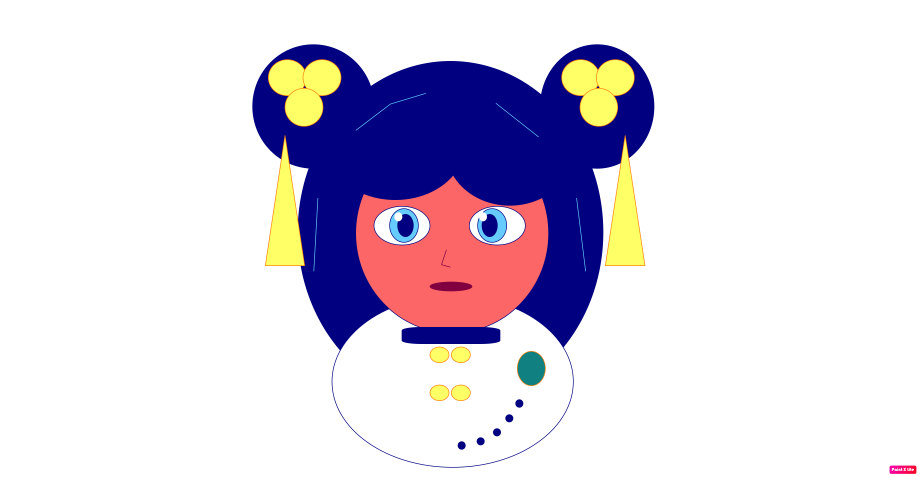
#> input picture paintx-blue-cosplay-sketch.png, 2759 x 1430 px (shown at 1/3 size)
$ python render_color_science_sheet.py ../paintx-blue-cosplay-sketch.png out   (older library calls are emulated)
#> lines starting #> are read from the running program, lines starting #| are printed output that depends on the picture
#> in main, photo is the input picture: shape (1430, 2759, 3); mean B, G, R 225.8, 212.1, 218.3
### retouch/color_science.py
"""Oklab color space converters and skin-tone measurement utilities.

Provides vectorized Oklab/OKLCh conversions using the standard Björn Ottosson
matrices, plus continuous tone observations and chroma variance metrics.

Discrete Fitzpatrick helpers remain only for historical QA parity. They are not
used to select a recipe or a beauty treatment.
"""

from __future__ import annotations

import cv2
from dataclasses import dataclass
from typing import Any, Dict, Optional

import numpy as np


# Oklab conversion matrices (Björn Ottosson standard from oklab.com)
# Linear RGB to LMS (M1)
_OKLAB_M1 = np.array([
    [0.4121656, 0.5362752, 0.0514575],
    [0.2118591, 0.6807189, 0.1074220],
    [0.0883024619, 0.2817188336, 0.6299787005],
], dtype=np.float32)

# Cube-root LMS to Oklab (M2)
_OKLAB_M2 = np.array([
    [0.2104542, 0.7936177, -0.0040720],
    [1.9779985, -2.4285922, 0.4505937],
    [0.0259040, 0.7827717, -0.8086757],
], dtype=np.float32)

# Precompute inverses
_OKLAB_M1_INV = np.linalg.inv(_OKLAB_M1)
_OKLAB_M2_INV = np.linalg.inv(_OKLAB_M2)


def _build_srgb_eotf_lut() -> np.ndarray:
    """256-entry sRGB EOTF LUT, indexed by raw uint8 value.

    Computed with the identical float32 expression used by the elementwise
    path, so ``linear_from_u8_lut[u8]`` is bit-exact with the ``np.where``
    formula applied to ``u8 / 255.0``.
    """
    levels = np.arange(256, dtype=np.float32) / np.float32(255.0)
    return np.where(
        levels <= 0.04045,
        levels / np.float32(12.92),
        np.power((levels + np.float32(0.055)) / np.float32(1.055), np.float32(2.4)),
    ).astype(np.float32)


_SRGB_EOTF_LUT = _build_srgb_eotf_lut()


def bgr_to_oklab(img_bgr: np.ndarray) -> np.ndarray:
    """Convert BGR to float32 Oklab color space.

    Uses the standard Oklab matrices from Björn Ottosson's work.
    Applies sRGB EOTF, linear-to-LMS, then cube-root transform.

    Dtype-aware: accepts uint8 BGR or float32 BGR in [0, 255]. The float32
    path avoids the uint8 quantization step (E1 float path); the uint8 path
    is byte-identical to the previous implementation.

    Args:
        img_bgr: (H, W, 3) uint8 BGR image, or float32 BGR in [0, 255].

    Returns:
        (H, W, 3) float32 Oklab image with L ∈ [0, 1], a/b ∈ [-0.4, 0.4].
    """
    is_float = img_bgr.dtype == np.float32
#> is_float = False
    if is_float:
        img_rgb = np.clip(img_bgr[..., ::-1], 0.0, 255.0).astype(np.float32) * (1.0 / 255.0)
        # sRGB EOTF (inverse companding)
        img_linear = np.where(
            img_rgb <= 0.04045,
            img_rgb / 12.92,
            np.power((img_rgb + 0.055) / 1.055, 2.4),
        )
    else:
        # uint8 input: only 256 distinct values, so the EOTF is a table
        # lookup (bit-exact with the elementwise formula above).
        img_rgb_u8 = img_bgr[..., ::-1]
        img_linear = _SRGB_EOTF_LUT[img_rgb_u8]

    # Linear RGB -> LMS (via M1)
    lms = np.dot(img_linear, _OKLAB_M1.T)

    # Cube root
    lms_cbrt = np.cbrt(np.maximum(lms, 0.0))

    # cbrt(LMS) -> Oklab (via M2)
    oklab = np.dot(lms_cbrt, _OKLAB_M2.T)

    return oklab


def oklab_to_bgr(oklab: np.ndarray, float32_out: bool = False) -> np.ndarray:
    """Convert float32 Oklab to BGR color space.

    Inverts bgr_to_oklab via M2_inv, cube, M1_inv, and sRGB companding.

    Args:
        oklab: (H, W, 3) float32 Oklab image.
        float32_out: If True, return float32 [0, 255] (E1 float path — no
            uint8 quantization). Default False returns uint8.

    Returns:
        (H, W, 3) uint8 BGR image clipped to [0, 255], or float32 if
        ``float32_out=True``.
    """
    # Oklab -> cbrt(LMS) (via M2_inv)
    lms_cbrt = np.dot(oklab, _OKLAB_M2_INV.T)

    # Cube (inverse of cbrt). Kept as np.power (not x*x*x) for bit-exactness
    # with the legacy output — this is the final pixel-value cube, called
    # once per image, so the multiply's speed win isn't worth losing that.
    lms = np.power(lms_cbrt, 3.0)

    # LMS -> linear RGB (via M1_inv)
    img_linear = np.dot(lms, _OKLAB_M1_INV.T)
    img_linear = np.clip(img_linear, 0.0, 1.0)

    # sRGB companding
    img_rgb = np.where(
        img_linear <= 0.0031308,
        12.92 * img_linear,
        1.055 * np.power(img_linear, 1.0 / 2.4) - 0.055,
    )

    # RGB -> BGR and scale to [0, 255]
    img_bgr = img_rgb[..., ::-1]
    out = np.clip(img_bgr * 255.0, 0, 255)
    if float32_out:
        return np.ascontiguousarray(out, dtype=np.float32)
    return out.astype(np.uint8)


def oklab_to_oklch(oklab: np.ndarray) -> np.ndarray:
    """Convert Oklab (L, a, b) to OKLCh (L, C, h).

    Args:
        oklab: (H, W, 3) float32 Oklab with L, a, b channels.

    Returns:
        (H, W, 3) float32 OKLCh with L, C, h (hue in degrees [0, 360)).
    """
    L = oklab[..., 0]
    a = oklab[..., 1]
    b = oklab[..., 2]

    C = np.sqrt(a**2 + b**2)
    h = np.degrees(np.arctan2(b, a)) % 360.0

    oklch = np.stack([L, C, h], axis=-1)
    return oklch.astype(np.float32)


def oklch_to_oklab(oklch: np.ndarray) -> np.ndarray:
    """Convert OKLCh (L, C, h) to Oklab (L, a, b).

    Args:
        oklch: (H, W, 3) float32 OKLCh with L, C, h (hue in degrees).

    Returns:
        (H, W, 3) float32 Oklab.
    """
    L = oklch[..., 0]
    C = oklch[..., 1]
    h = np.radians(oklch[..., 2])

    a = C * np.cos(h)
    b = C * np.sin(h)

    oklab = np.stack([L, a, b], axis=-1)
    return oklab.astype(np.float32)


# [160 lines left out: functions apply_abney_hue_correction, invert_abney_hue_correction, find_gamut_intersection_srgb, find_gamut_intersection_p3, find_gamut_intersection_rec2020, compress_chroma_gamut, not called in this run]


@dataclass
class SkinState:
    """Measured skin tone state in OKLCh color space.

    Attributes:
        L_mean: Mean lightness [0, 1].
        C_mean: Mean chroma [0, ~0.4].
        C_std: Standard deviation of chroma.
        h_mean: Circular mean hue [0, 360) degrees.
    """

    L_mean: float
    C_mean: float
    C_std: float
    h_mean: float


@dataclass(frozen=True)
class ToneObservation:
    """Continuous, uncertainty-aware tone evidence for QA and diagnostics.

    Values are measured from the supplied photograph, not mapped to a
    demographic category. Highlight and shadow coverage are reported because
    they make apparent skin color less reliable under difficult lighting.
    ``confidence`` is a measurement-quality signal only and must not select a
    recipe.
    """

    L_mean: float
    a_mean: float
    b_mean: float
    ita_mean: float
    ita_std: float
    texture_std: float
    valid_fraction: float
    highlight_fraction: float
    shadow_fraction: float
    uncertainty: float
    confidence: float

    # [151 lines left out: functions to_dict, measure_tone_observation, measure_skin_state, not called in this run]


# Preferred skin-color loci per tone class (from literature on preferred reproduction)
SKIN_LOCI: Dict[str, Dict[str, float]] = {
    # C_targets measured post-OKLab-matrix-fix on real portraits (DSCF
    # corpus: skin C median 0.0435-0.0490) plus swatch headroom (~+15%).
    # The previous 0.085/0.105/0.125 seeds were literature guesses that
    # predate the matrix fix; 0.125 also sat OUTSIDE the sRGB gamut at the
    # deep locus operating point (C_max ~= 0.12 at L=0.50, h=58), so the
    # chroma pull could never reach it and clipped into hue shift instead.
    "fair": {
        "L_min": 0.72,
        "h_target": 45.0,
        "C_target": 0.058,
    },
    "tan": {
        "L_min": 0.55,
        "L_max": 0.72,
        "h_target": 52.0,
        "C_target": 0.068,
    },
    "deep": {
        "L_max": 0.55,
        "h_target": 58.0,
        "C_target": 0.055,
    },
}


# [14 lines left out: function skin_chroma_std, not called in this run]


def _oklab_to_linear_rgb(oklab: np.ndarray) -> np.ndarray:
    """Oklab -> linear RGB (unclipped, float32). Internal helper for gamut tests."""
    lms_cbrt = np.dot(oklab, _OKLAB_M2_INV.T)
    lms = np.power(lms_cbrt, 3.0)
    rgb = np.dot(lms, _OKLAB_M1_INV.T)
    return rgb.astype(np.float32)


def find_gamut_intersection(oklab: np.ndarray, eps: float = 1e-6, max_iter: int = 20) -> np.ndarray:
    """Per-pixel max in-gamut chroma C_max(L, h) in OKLab.

    For each pixel, holding L and hue fixed, bisection searches the largest
    chroma whose OKLab->linear-sRGB conversion stays inside [0, 1]. This is the
    standard Björn Ottosson reference method: monoticity of out-of-gamut-ness
    in chroma makes bisection exact. Upper bound 0.5 covers the full sRGB
    gamut (max sRGB chroma ~0.43), so the bracket is always valid.

    Args:
        oklab: (H, W, 3) float32 Oklab.
        eps: Bisection tolerance on chroma.
        max_iter: Maximum bisection iterations.

    Returns:
        (H, W) float32 C_max per pixel (0.0 for extreme L).
    """
#> called with eps = 1e-06, max_iter = 20
    L = oklab[..., 0]
    a = oklab[..., 1]
    b = oklab[..., 2]
    hue = np.arctan2(b, a)
    cos_h = np.cos(hue).astype(np.float32)
    sin_h = np.sin(hue).astype(np.float32)

    lo = np.zeros_like(L, dtype=np.float32)
    hi = np.full_like(L, 0.5, dtype=np.float32)
    valid = (L > 0.0) & (L < 1.0)
#> valid: shape (360, 1080) bool; every value is 1

    def _in_gamut(C: np.ndarray) -> np.ndarray:
        cand = np.stack([L, C * cos_h, C * sin_h], axis=-1).astype(np.float32)
        rgb = _oklab_to_linear_rgb(cand)
        return np.all((rgb >= -1e-4) & (rgb <= 1.0 + 1e-4), axis=-1)

    for _ in range(int(max_iter)):
        mid = 0.5 * (lo + hi)
        ing = _in_gamut(mid)
        lo = np.where(ing & valid, mid, lo)
        hi = np.where((~ing) & valid, mid, hi)
        span = float(np.max(hi - lo))
        if span < eps:
            break
#> this loop made 19 passes
#> span on passes 1 to 12: 0.25, 0.125, 0.0625, 0.0312, 0.0156, 0.00781, 0.00391, 0.00195, 0.000977, 0.000488, 0.000244, 0.000122
#> pass 1, in _oklab_to_linear_rgb, `rgb = np.dot(lms, _OKLAB_M1_INV.T)`:
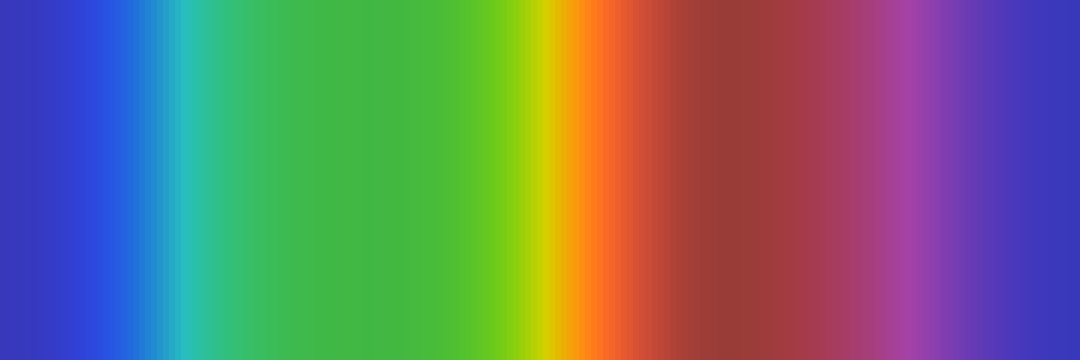
#> rgb: shape (360, 1080, 3) float32; mean of channels 0, 1, 2 0.411, 0.451, 0.414; drawn with min black and max white
#> after the loop:
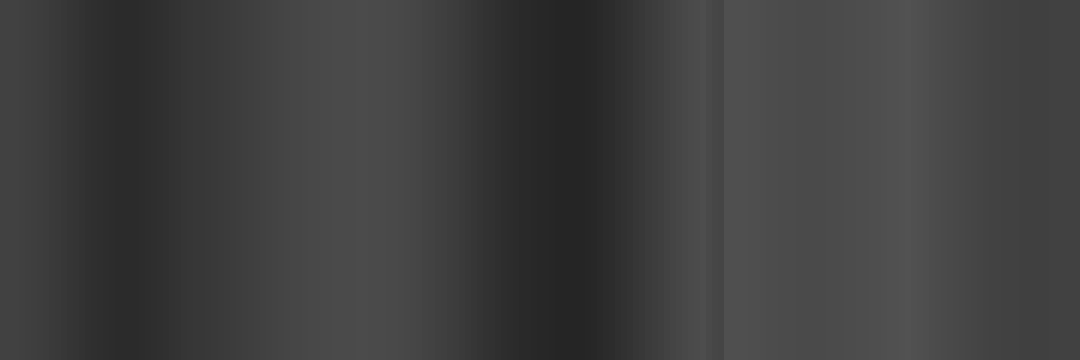
#> hi: shape (360, 1080) float32; min 0.145, max 0.322, mean 0.248
    return lo.astype(np.float32)


# [51 lines left out: function gamut_compress, not called in this run]


def apply_subtractive_saturation(img_bgr: np.ndarray, amount: float) -> np.ndarray:
    """Film-density (subtractive) saturation in perceptual OKLCh space.

    Boosts chroma while *darkening in proportion to chroma* -- the defining
    trait of subtractive (CMY dye) saturation, where denser dye layers both
    intensify colour and absorb more light. The work is done in OKLCh so that:

    * **Hue is locked.** Only C (chroma) and L (lightness) move; ``h`` is
      carried through untouched, so there is no hue slide toward whichever RGB
      channel happens to be brightest (the earlier log-density implementation
      pinned that channel and turned warm skin / neutral backgrounds green).
    * **Neutrals are a fixed point.** At C == 0 the lightness term vanishes, so
      grays are returned unchanged.

    Chroma scales by ``1 + amount``; lightness drops by a fraction proportional
    to ``amount * C`` (positive amount = the film look: saturated colours gain
    density and darken; negative amount desaturates and lightens toward gray).
    ``amount == 0`` is byte-identical to the input.

    Args:
        img_bgr: (H, W, 3) uint8 BGR or float32 BGR in [0, 1].
        amount: Saturation amount in roughly [-1, 1] (0 = identity).

    Returns:
        Same dtype/range as ``img_bgr``.
    """
    if amount == 0:
        return img_bgr
    is_float = img_bgr.dtype == np.float32
    # bgr_to_oklab expects float BGR in [0, 255] or uint8 BGR.
    if is_float:
        work = np.clip(img_bgr, 0.0, 1.0).astype(np.float32) * 255.0
    else:
        work = img_bgr

    oklab = bgr_to_oklab(work)
    oklch = oklab_to_oklch(oklab)
    L = oklch[..., 0]
    C = oklch[..., 1]

    amt = float(amount)
    # Chroma boost (hue held fixed by construction -- h is untouched).
    C_new = np.maximum(C * (1.0 + amt), 0.0)
    # Subtractive density: darken (positive amount) or lighten (negative) in
    # proportion to chroma, so neutrals (C == 0) are unaffected. The 0.5 gain
    # keeps the lightness move gentle relative to the chroma move.
    L_new = np.clip(L - amt * C * 0.5, 0.0, 1.0)

    oklch_new = np.stack([L_new, C_new, oklch[..., 2]], axis=-1).astype(np.float32)
    bgr = oklab_to_bgr(oklch_to_oklab(oklch_new), float32_out=True)  # [0, 255] float

    # Near-neutral pixels have numerically unstable hue and carry a small
    # achromatic residual (uint8 grays land at C up to ~0.004 in OKLCh purely
    # from quantization). Blend the transform back toward the source over a
    # soft chroma ramp so true grays stay put while genuinely coloured
    # pixels (real skin C ~= 0.043-0.049 measured) are fully transformed.
    # NOTE: the previous 0.05/0.09 ramp was authored while the OKLab M1
    # matrix bug inflated near-neutral phantom chroma to ~0.046 — with the
    # corrected matrix it zeroed the weight on real skin (C 0.049 -> w=0),
    # silently skipping K9 for every portrait.
    C_LO, C_HI = 0.008, 0.04
    w = np.clip((C - C_LO) / (C_HI - C_LO), 0.0, 1.0)[..., None]
    if is_float:
        src = np.clip(img_bgr, 0.0, 1.0).astype(np.float32) * 255.0
    else:
        src = img_bgr.astype(np.float32)
    bgr = src * (1.0 - w) + bgr * w

    if is_float:
        return np.ascontiguousarray(np.clip(bgr / 255.0, 0.0, 1.0).astype(np.float32))
    return np.clip(np.round(bgr), 0, 255).astype(np.uint8)


# [44 lines left out: functions resolve_locus_override, ita_value, not called in this run]


_FITZ_TONE: Dict[int, Dict[str, Any]] = {
    1: {"smooth_scale": 1.00, "highlight_scale": 1.10, "locus_target": 45.0},
    2: {"smooth_scale": 0.95, "highlight_scale": 1.05, "locus_target": 48.0},
    3: {"smooth_scale": 0.90, "highlight_scale": 1.00, "locus_target": 52.0},
    4: {"smooth_scale": 0.80, "highlight_scale": 0.95, "locus_target": 55.0},
    5: {"smooth_scale": 0.70, "highlight_scale": 0.90, "locus_target": 58.0},
    6: {"smooth_scale": 0.60, "highlight_scale": 0.85, "locus_target": None},
}


# [48 lines left out: function classify_fitzpatrick, not called in this run]


# CAT16 Chromatic Adaptation Matrix (CIE 2016)
_CAT16_M = np.array([
    [0.401288, 0.650173, -0.051461],
    [-0.250268, 1.204414, 0.045854],
    [-0.002079, 0.048952, 0.953127],
], dtype=np.float32)
_CAT16_M_INV = np.linalg.inv(_CAT16_M)


# [189 lines left out: functions bgr_to_cam16_ucs, cam16_ucs_to_bgr, cam16_ucs_delta_e, chromatic_adapt_cat16, adapt_multi_illuminant_skin, not called in this run]


# ST 2084 / PQ Transfer Function Constants
_PQ_M1 = 2610.0 / 16384.0
_PQ_M2 = 2523.0 / 32.0
_PQ_C1 = 3424.0 / 4096.0
_PQ_C2 = 2413.0 / 128.0
_PQ_C3 = 2392.0 / 128.0


# [52 lines left out: functions linear_to_pq, pq_to_linear, tone_adaptation_params, not called in this run]

### scripts/render_color_science_sheet.py
#!/usr/bin/env python3
"""Regenerate the color-science (K3/K8/K9) review renders + combined sheet.

Saved so the sheet is reproducible (the original was ad-hoc). Uses a single
shared portrait source and a synthetic rainbow ramp for the gamut panels.

Usage:
    python3 scripts/render_color_science_sheet.py [SOURCE.jpg] [OUT_DIR]
"""
import os
import sys

import cv2
import numpy as np

from retouch.color_science import (
    apply_subtractive_saturation,
    bgr_to_oklab,
    oklab_to_bgr,
    oklab_to_oklch,
    oklch_to_oklab,
    find_gamut_intersection,
)


def _label(img, text, org=(14, 34)):
    cv2.putText(img, text, org, cv2.FONT_HERSHEY_DUPLEX, 0.7,
                (0, 0, 0), 4, cv2.LINE_AA)
    cv2.putText(img, text, org, cv2.FONT_HERSHEY_DUPLEX, 0.7,
                (255, 255, 255), 1, cv2.LINE_AA)
    return img


def _rainbow(h, w):
    hue = (np.linspace(0, 179, w, dtype=np.float32)[None, :]
           .repeat(h, axis=0)).astype(np.uint8)
    hsv = np.stack([hue, np.full_like(hue, 255), np.full_like(hue, 255)], -1)
    return cv2.cvtColor(hsv, cv2.COLOR_HSV2BGR)


def _additive(img_bgr, amount):
    """HSV additive saturation, mirrors grading._F_adjust_saturation."""
    hsv = cv2.cvtColor(img_bgr, cv2.COLOR_BGR2HSV).astype(np.float32)
    s = hsv[:, :, 1]
    hsv[:, :, 1] = np.clip(s * (1.0 + amount * (1.0 - s / 255.0)), 0, 255)
    return cv2.cvtColor(hsv.astype(np.uint8), cv2.COLOR_HSV2BGR)


def _naive_sat_clip(img_bgr, amount):
    """Naive HSV saturation with hard clip (produces hue shift/posterize)."""
    hsv = cv2.cvtColor(img_bgr, cv2.COLOR_BGR2HSV).astype(np.float32)
    hsv[:, :, 1] = hsv[:, :, 1] * (1.0 + amount)
    hsv = np.clip(hsv, 0, 255).astype(np.uint8)
    return cv2.cvtColor(hsv, cv2.COLOR_HSV2BGR)


def _gamut_compress_bgr(img_bgr, amount):
    """Boost saturation then roll out-of-gamut chroma back to the boundary."""
    boosted = _naive_sat_clip(img_bgr, amount)
    lab = bgr_to_oklab(boosted)
    c_max = find_gamut_intersection(lab)
    oklch = oklab_to_oklch(lab)
    oklch[..., 1] = np.minimum(oklch[..., 1], np.maximum(c_max, 1e-4))
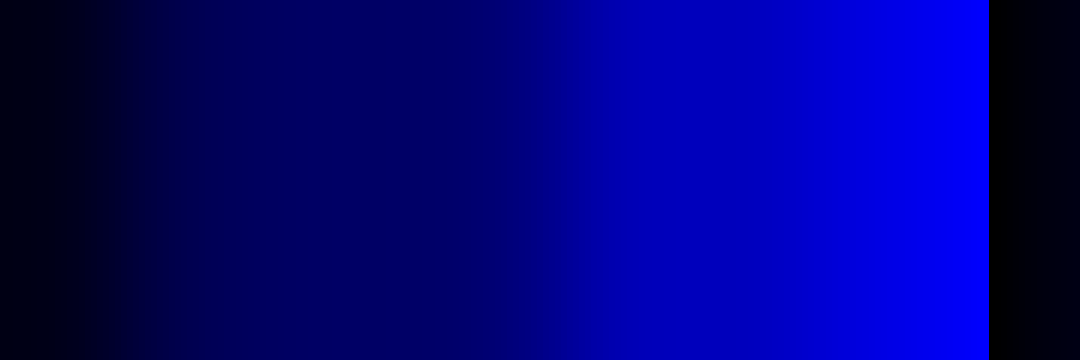
#> oklch: shape (360, 1080, 3) float32; mean R, G, B 0.7, 0.2, 176.3; drawn with min black and max white
    return oklab_to_bgr(oklch_to_oklab(oklch))


def main():
    src = sys.argv[1] if len(sys.argv) > 1 else os.path.expanduser(
        "~/Desktop/event/DSCF6102.jpg")
    out_dir = sys.argv[2] if len(sys.argv) > 2 else \
        "test_output/color_science_2026-07-11"
    os.makedirs(out_dir, exist_ok=True)

    photo = cv2.imread(src)
    if photo is None:
        raise SystemExit(f"could not read source: {src}")

    # The sheet is a fixed 2-column grid. Every panel is resized to (CELL_W, *)
    # so rows stack without ragged black gaps.
    CELL_W = 1080

    def fit_w(img, w=CELL_W):
        h = int(round(img.shape[0] * w / img.shape[1]))
        return cv2.resize(img, (w, h))

    # ---- Row 1 (K3): gamut compression on a saturation-boosted ramp ----
    ramp_wide = _rainbow(360, CELL_W)
    a = _naive_sat_clip(ramp_wide, 0.8)
    b = _gamut_compress_bgr(ramp_wide, 0.8)
    _label(a, "A: saturation-boosted (naive clip -> hue shift/posterize)")
#> in _label, `cv2.putText(img, text, org, cv2.FONT_HERSHEY_DUPLEX, 0.7, (255, 255, 2..`: img: shape (360, 1080, 3); mean B, G, R 127.6, 125.4, 126.3
    _label(b, "B: +gamut_compress (hue-stable, no posterize)")
#> call 2 of _label, with org = (14, 34)
#> in _label (call 2), `cv2.putText(img, text, org, cv2.FONT_HERSHEY_DUPLEX, 0.7, (255, 255, 2..`:
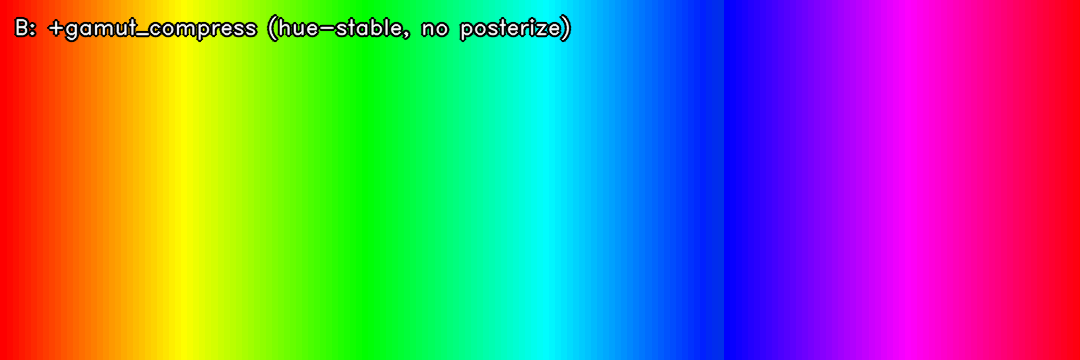
#> img: shape (360, 1080, 3); mean B, G, R 127.6, 125.5, 125.6
    row1 = np.hstack([a, b])
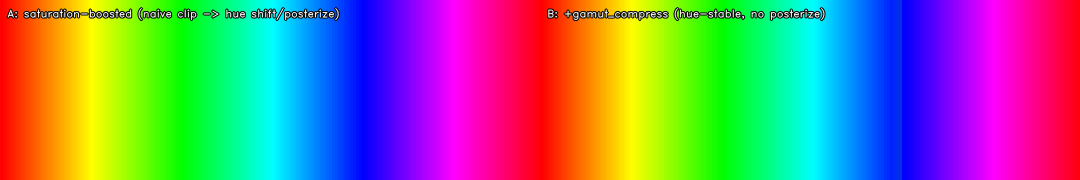
#> row1: shape (360, 2160, 3) (shown at 1/2 size); mean B, G, R 127.6, 125.4, 126
    cv2.imwrite(os.path.join(out_dir, "K3_gamut_compress.png"), row1)

    # ---- Row 2 (K9): original / additive / subtractive on the ramp ----
    third = CELL_W * 2 // 3
    ramp3 = _rainbow(300, third)
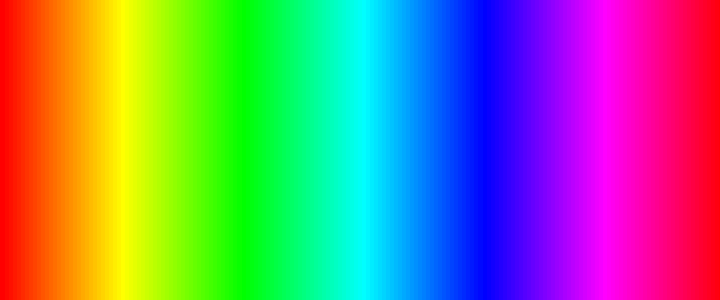
#> ramp3: shape (300, 720, 3); mean B, G, R 127.7, 127.7, 126.6
    add = _additive(ramp3, 0.6)
#> in _additive, `hsv = cv2.cvtColor(img_bgr, cv2.COLOR_BGR2HSV).astype(np.float32)`:
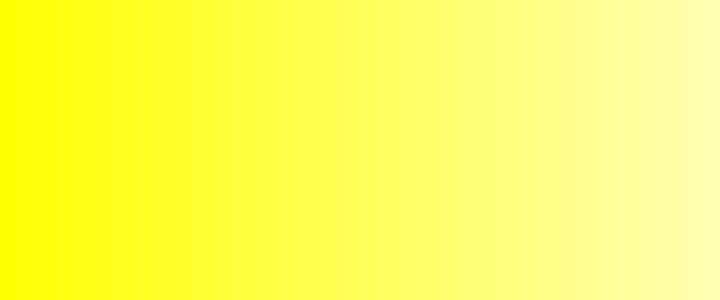
#> hsv: shape (300, 720, 3) float32; mean B, G, R 89, 255.7, 255.7
    sub = apply_subtractive_saturation(ramp3, 0.6)
    _label(ramp3, "Original")
    _label(add, "Additive saturation (L ~flat)")
    _label(sub, "Subtractive saturation (film: darkens chroma)")
    row2 = np.hstack([ramp3, add, sub])
    cv2.imwrite(os.path.join(out_dir, "K9_subtractive_vs_additive.png"),
                np.hstack([ramp3, add, sub]))

    # ---- Row 3 (photo): original vs subtractive saturation ----
    photo_fit = fit_w(photo)
    photo_sub = apply_subtractive_saturation(photo_fit, 0.6)
    row3 = np.hstack([photo_fit, photo_sub])

    # K8 color-drift demo: additive vs subtractive on the real photo
    cv2.imwrite(os.path.join(out_dir, "K8_color_drift_demo.png"),
                np.hstack([_additive(photo_fit, 0.6), photo_sub]))

    # ---- combined REVIEW SHEET (uniform 2*CELL_W width) ----
    W = CELL_W * 2

    def fit_row(x):
        h = int(round(x.shape[0] * W / x.shape[1]))
#> h = 360
        return cv2.resize(x, (W, h))

    sheet = np.vstack([fit_row(row1), fit_row(row2), fit_row(row3)])
    cv2.imwrite(os.path.join(out_dir, "color_science_REVIEW_SHEET.png"), sheet)
    print("wrote sheet + panels to", out_dir)


if __name__ == "__main__":
    main()
